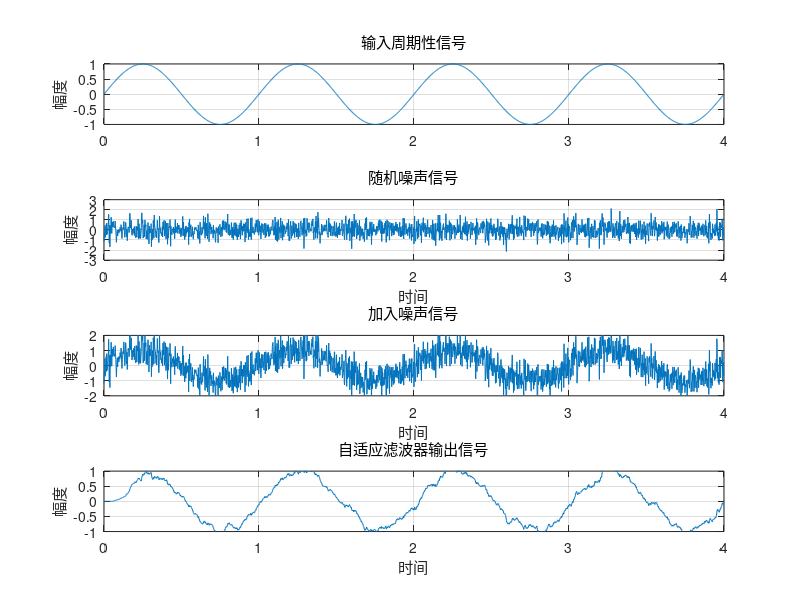

The MATLAB source for this figure:
%RLS算法程序
clear
N=2000;Fs=500;
n=0:N-1;t=n/Fs;
xs=( sin(2*pi*t))';
subplot(4,1,1);
plot(t,xs);grid;
ylabel('幅度');
title('\it{输入周期性信号}');
xn=( 0.6*randn(1,length(t)))';
subplot(4,1,2);
plot(t,xn);grid;
ylabel('幅度');
xlabel('时间');
title('\it{随机噪声信号}');
d=xs;
x=xs+xn;
M=32;
w=(zeros(1,M))';
p=0.001*eye(M,M);
a=0.98;
for n=M:N;
x1=x(n:-1:n-M+1);
pi_ = x1' * p ;%互相关函数 
k = a + pi_ * x1 ; 
K = pi_'/k;%增益矢量
e(n)=d(n)-w'*x1;
w=w+K*conj(e(n));
y(n)=w'*x1;
end
subplot(4,1,3);
plot(t,x);grid;
axis([0 4 -2 2]);
ylabel('幅度');
xlabel('时间');
title('\it{加入噪声信号}');
subplot(4,1,4);
plot(t,y);grid;
ylabel('幅度');
xlabel('时间');
axis([0 4 -1 1]);
title('\it{自适应滤波器输出信号}');
